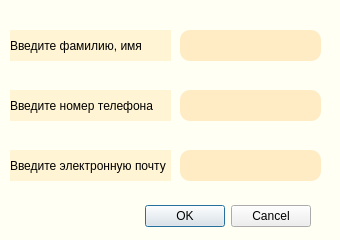
<?xml version="1.0" encoding="UTF-8"?>
<ui version="4.0">
 <class>Dialog</class>
 <widget class="QDialog" name="Dialog">
  <property name="geometry">
   <rect>
    <x>0</x>
    <y>0</y>
    <width>340</width>
    <height>240</height>
   </rect>
  </property>
  <property name="windowTitle">
   <string>Заполните данные</string>
  </property>
  <property name="styleSheet">
   <string notr="true">QDialog {
	background-color: rgb(255, 255, 243);
}

QLabel {
	font-family: Segoe UI;
	background-color:rgba(255, 241, 203, 0.8);
}

QLineEdit {
	background-color: rgb(255, 236, 197);
	border-radius: 10px;
}

QPushButton#btn_photo {
	background-color: transparent;
	font-family: Segoe UI;
	font-size: 16px;
	border-radius: 10px;
}

QPushButton#btn_photo:hover{
	background-color:rgba(255, 226, 163, 0.8)
}

QPushButton#btn_photo:pressed{
	background-color: rgb(240, 213, 154)
}</string>
  </property>
  <widget class="QDialogButtonBox" name="buttonBox">
   <property name="geometry">
    <rect>
     <x>10</x>
     <y>200</y>
     <width>301</width>
     <height>32</height>
    </rect>
   </property>
   <property name="orientation">
    <enum>Qt::Horizontal</enum>
   </property>
   <property name="standardButtons">
    <set>QDialogButtonBox::Cancel|QDialogButtonBox::Ok</set>
   </property>
  </widget>
  <widget class="QLabel" name="label">
   <property name="geometry">
    <rect>
     <x>10</x>
     <y>30</y>
     <width>161</width>
     <height>31</height>
    </rect>
   </property>
   <property name="text">
    <string>Введите фамилию, имя</string>
   </property>
  </widget>
  <widget class="QLabel" name="label_2">
   <property name="geometry">
    <rect>
     <x>10</x>
     <y>90</y>
     <width>161</width>
     <height>31</height>
    </rect>
   </property>
   <property name="text">
    <string>Введите номер телефона</string>
   </property>
  </widget>
  <widget class="QLabel" name="label_3">
   <property name="geometry">
    <rect>
     <x>10</x>
     <y>150</y>
     <width>161</width>
     <height>31</height>
    </rect>
   </property>
   <property name="text">
    <string>Введите электронную почту</string>
   </property>
  </widget>
  <widget class="QLineEdit" name="edit_fio">
   <property name="geometry">
    <rect>
     <x>180</x>
     <y>30</y>
     <width>141</width>
     <height>31</height>
    </rect>
   </property>
  </widget>
  <widget class="QLineEdit" name="edit_phone">
   <property name="geometry">
    <rect>
     <x>180</x>
     <y>90</y>
     <width>141</width>
     <height>31</height>
    </rect>
   </property>
  </widget>
  <widget class="QLineEdit" name="edit_mail">
   <property name="geometry">
    <rect>
     <x>180</x>
     <y>150</y>
     <width>141</width>
     <height>31</height>
    </rect>
   </property>
  </widget>
 </widget>
 <resources/>
 <connections>
  <connection>
   <sender>buttonBox</sender>
   <signal>accepted()</signal>
   <receiver>Dialog</receiver>
   <slot>accept()</slot>
   <hints>
    <hint type="sourcelabel">
     <x>248</x>
     <y>254</y>
    </hint>
    <hint type="destinationlabel">
     <x>157</x>
     <y>274</y>
    </hint>
   </hints>
  </connection>
  <connection>
   <sender>buttonBox</sender>
   <signal>rejected()</signal>
   <receiver>Dialog</receiver>
   <slot>reject()</slot>
   <hints>
    <hint type="sourcelabel">
     <x>316</x>
     <y>260</y>
    </hint>
    <hint type="destinationlabel">
     <x>286</x>
     <y>274</y>
    </hint>
   </hints>
  </connection>
 </connections>
</ui>
